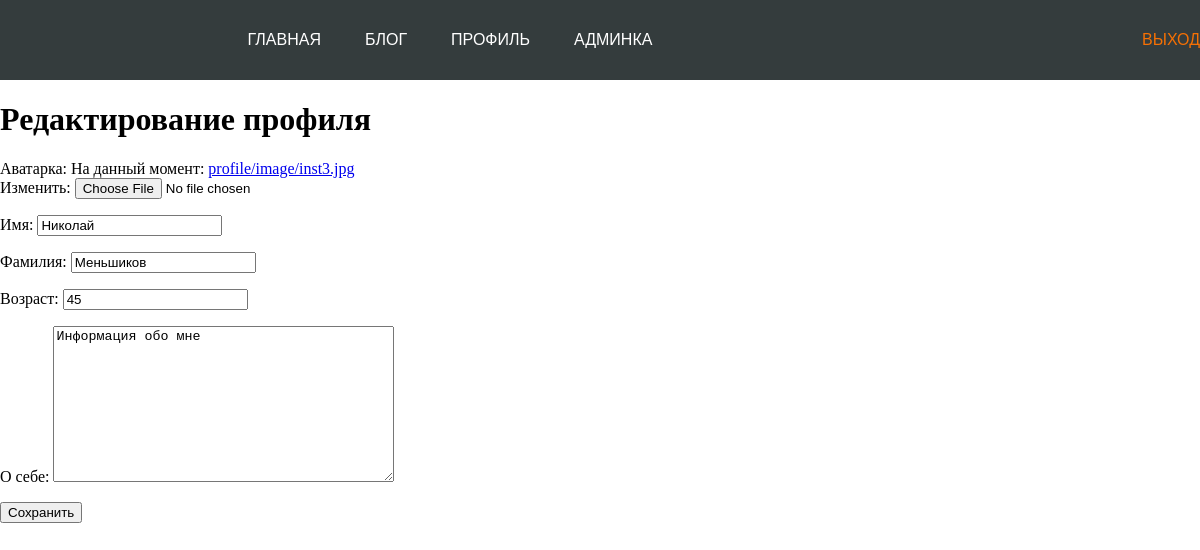
The page /sign/profileup/ (signed in) on the database its author committed.
### reguser/models.py (models this page shows, shortened)
class UserProfile(models.Model):
    firstname = models.CharField('Имя',max_length=20)
    secondname = models.CharField('Фамилия',max_length=20)
    age = models.IntegerField('Возраст')
    about = models.TextField('О себе', blank=True)
    image_profile = models.ImageField('Аватарка', upload_to='profile/image/')
    user = models.OneToOneField(User, on_delete=models.CASCADE)
    class Meta:
        verbose_name = 'Пользователя++'
        verbose_name_plural = 'Информация о пользователе'

### reguser/views.py (the view)
# urls.py: path('profileup/', views.profileupView, name='profileup'),
def profileupView(request):
    user_profile = request.user.userprofile
    if request.method == 'POST':
        form = UserProfileForm(request.POST, instance = user_profile)
        if form.is_valid():
            form.save()
            messages.success(request,'Профиль успешно обновлен')
            return redirect('profile')
    else:
        form = UserProfileForm(instance = user_profile)
        return render(request,'profile/profileup.html',{'form':form})

### reguser/forms.py
class UserProfileForm(forms.ModelForm):
    class Meta:
        model = UserProfile
        fields = [
            'image_profile',
            'firstname',
            'secondname',
            'age',
            'about',
        ]

### reguser/templates/profile/profileup.html (shortened to what this page needs)
{% extends 'base.html' %}
{% block content %}
<h1>Редактирование профиля</h1>
<form action="" method="POST">
    {{ form.as_p }}
    <button type="submit">
        Сохранить
    </button>
</form>
{% endblock %}

### home/static/base/css/style.css (style rules this page uses)
body { padding:0; margin:0; }

### rows shown on the page
UserProfile: firstname "Николай", secondname "Меньшиков", age "45", about "Информация обо мне"
